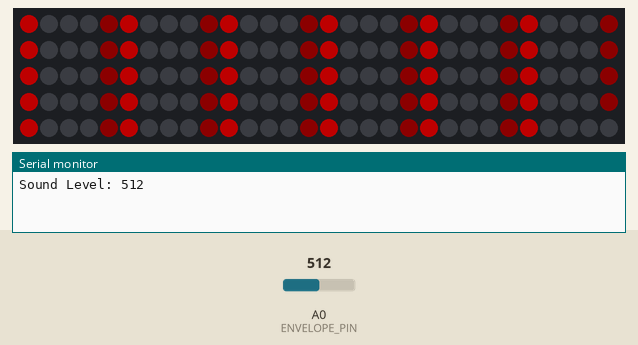
This sketch was run on a simulated Arduino Uno, built with avr-gcc and run on an emulated ATmega328P. Parts: 150 RGB LEDs in strip order, left to right, continuing on the next row, the last lines printed to the serial monitor. Inputs (shaded band) come from the test bench; at power-on: A0 (ENVELOPE_PIN) = 512. Dim RGB values are drawn brighter than linear.

Above: at 0.02 s.
At 1.2 s:
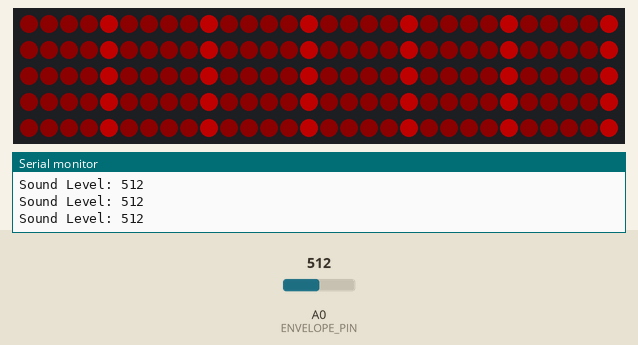
1.3 s: A0 (ENVELOPE_PIN) set to 70
4.3 s: A0 (ENVELOPE_PIN) set to 0
Timing chart, 0 to 7.3 s (numbered marks = the images above; inputs shaded):
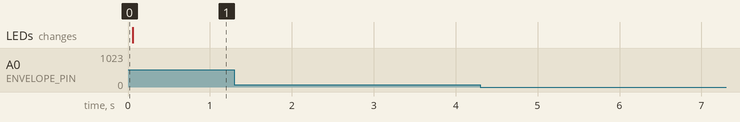

The sketch:

alienAnimation.ino
```cpp
#include <FastLED.h>                 	   // https://github.com/FastLED/FastLED
#define NUM_LEDS 150              	  // Number of LEDs
#define DATA_PIN 2                 	 // Connect your addressable LED strip to this pin.
#define SENSITIVITY 300         	  // Ranges from 0 to 1023
#define MAX_BRIGHTNESS 100          // Ranges from 0 to 255
#define ENVELOPE_PIN A0                  // Connect sound detector to this pin
#define SATURATION 255                    // Ranges from 0 to 255
#define MINVAL 80

CRGB leds[NUM_LEDS];

int analogVal;
int count = 1;

void setup() {
 Serial.begin(9600);
 pinMode(ENVELOPE_PIN, INPUT);
 FastLED.addLeds<NEOPIXEL, DATA_PIN>(leds, NUM_LEDS);

 // Turn off all LEDs initially
 for(int i=0; i < NUM_LEDS; i++) {
    leds[i] = CRGB::Black;
 }
 FastLED.setBrightness(80);
 FastLED.show();
}

void loop() {
  analogVal = analogRead(ENVELOPE_PIN);
  Serial.print("Sound Level: ");
  Serial.println(analogVal);

  if (analogVal > SENSITIVITY) {
    analogVal = SENSITIVITY;
  }
  if (analogVal < MINVAL) {
    analogVal = 0;
  }

  colorPulse();
  FastLED.show();

  count++;
  if(count >= 101) count = 0;
}

void colorPulse() {
  int hue = map(analogVal, MINVAL, SENSITIVITY, 0, 255);  // Changes color based on sound
  int factor = map(analogVal, MINVAL, SENSITIVITY, 5, 30); // More sound = more pulses
  int pulseSpeed = map(analogVal, MINVAL, SENSITIVITY, 50, 5); // Faster pulse when louder

  CRGB dim_val = CHSV(hue, 180, 100);  // Dim background color
  CRGB bright_val = CHSV(hue, 255, 255); // Bright center color

  int div = NUM_LEDS / factor;

  for(int i = 0; i <= div; i++) {
    for(int j = 0; j <= factor - 1; j++) {
      if(i > div * j) leds[i - (1 + div * j)] = dim_val;
      if(j > 0 && i < div * j) leds[i + div * j - 1] = dim_val;
    }

    leds[i] = bright_val; // Center of pulse

    for(int j = 0; j <= factor - 1; j++) {
      if(i >= div * j) leds[i - div * j] = bright_val; // Behind the center
      if(j > 0 && i < div * j) leds[i + div * j] = bright_val; // In front of center
    }

    FastLED.show();
    delay(pulseSpeed); // Adjusted speed based on sound
  }
}
```
